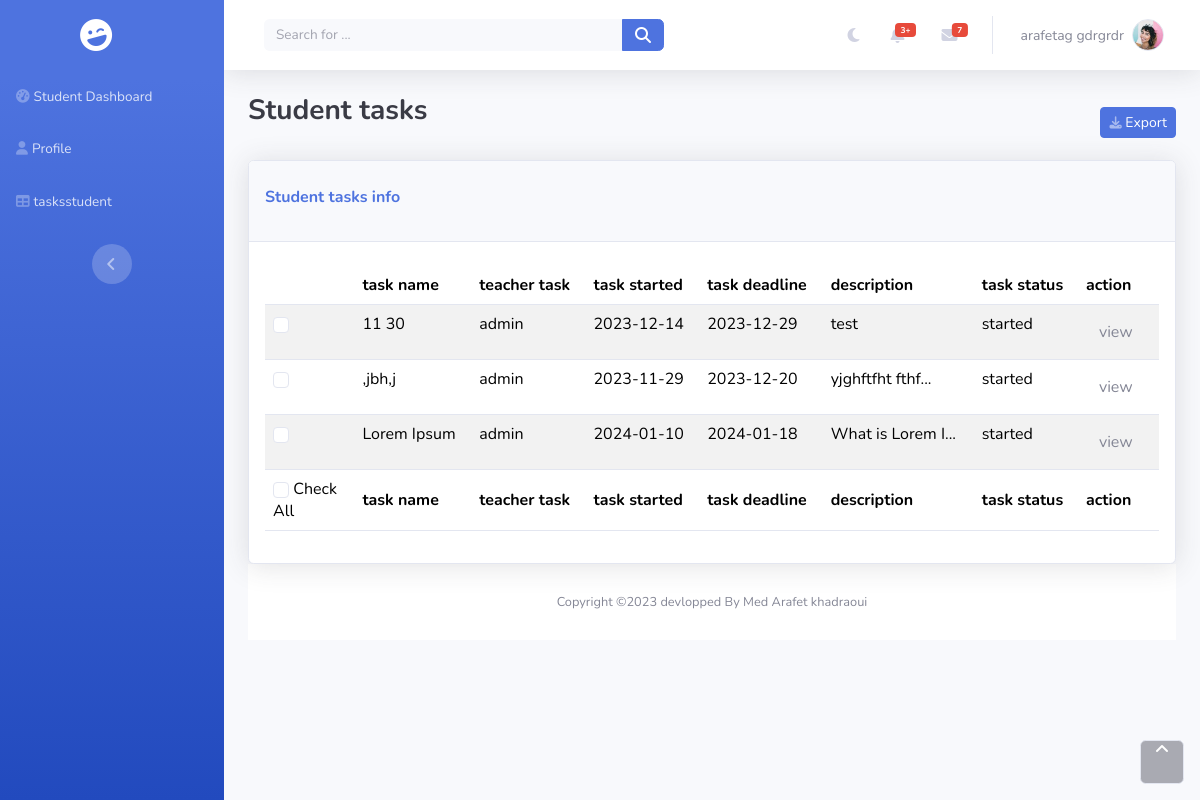
Screenshot of /studenttask.php (signed in) with the database file from the repository.
### tables this page shows
CREATE TABLE `student_tasks` (
  `id` int(11) NOT NULL,
  `student_id` int(11) DEFAULT NULL,
  `teacher_name` varchar(255) DEFAULT NULL,
  `task_id` int(11) DEFAULT NULL,
  `task_status` varchar(255) DEFAULT NULL,
  `work` text NOT NULL
);

CREATE TABLE `tasks` (
  `id_tasks` int(11) NOT NULL,
  `description` text NOT NULL,
  `id_teachertask` int(11) DEFAULT NULL,
  `id_groupetask` int(11) DEFAULT NULL,
  `teachertask_name` varchar(255) DEFAULT NULL,
  `task_started` date DEFAULT NULL,
  `task_deadline` date DEFAULT NULL,
  `task_title` text DEFAULT NULL,
  `status` varchar(20) DEFAULT 'started'
);

### studenttask.php (the view, shortened to what this page needs)
<?php
include 'config.php';
$email=$_SESSION['email'];
if ($_SESSION['role'] == 'superadmin'){
    $username="admin";
    $firstname="admin";
    $lastname="admin";
    $mat="admin";
}else  {
    if ($_SESSION['role'] == 'student')
        $query= "SELECT * FROM students WHERE email ='$email'";
    elseif ($_SESSION['role'] == 'teacher')
        $query= "SELECT * FROM teachers WHERE email ='$email'";
    $result = mysqli_query($conn, $query);
}
$userId = $_SESSION['id'];
$username = $_SESSION['username'];
$sql = "SELECT * FROM tasks
        INNER JOIN student_tasks ON tasks.id_tasks = student_tasks.task_id
        WHERE student_tasks.student_id = ?";
$stmt = $conn->prepare($sql);
$stmt->bind_param("i", $userId);
if ($stmt->execute()){
    $result = $stmt->get_result();
}
?>
<?php include 'head.php'; ?>
<body id="page-top">
    <div id="wrapper" >
        <?php include 'navbar.php'; ?>
        <div class="d-flex flex-column" id="content-wrapper">
            <div id="content">
            <nav class="navbar navbar-expand bg-white shadow mb-4 topbar static-top navbar-light">
                <div class="container-fluid"><button class="btn btn-link d-md-none rounded-circle me-3" id="sidebarToggleTop" type="button"><i class="fas fa-bars"></i></button>
                    <form class="d-none d-sm-inline-block me-auto ms-md-3 my-2 my-md-0 mw-100 navbar-search">
                        <div class="input-group"><input class="bg-light form-control border-0 small" type="text" placeholder="Search for ..."><button class="btn btn-primary py-0" type="button"><i class="fas fa-search"></i></button></div>
                    </form>
                    <ul class="navbar-nav flex-nowrap ms-auto">
                        <li class="nav-item "  >
                            <a class="nav-link" id="darkbtn" href="#"><i class="fas fa-moon" id="moon"></i> <i id="sun" class="fas fa-sun" hidden></i></a>
                        </li>
                        <li class="nav-item dropdown no-arrow mx-1">
                            <div class="nav-item dropdown no-arrow"><a class="dropdown-toggle nav-link" aria-expanded="false" data-bs-toggle="dropdown" href="#"><span class="badge bg-danger badge-counter">3+</span><i class="fas fa-bell fa-fw"></i></a>
                            </div>
                        </li>
                        <li class="nav-item dropdown no-arrow mx-1">
                            <div class="nav-item dropdown no-arrow"><a class="dropdown-toggle nav-link" aria-expanded="false" data-bs-toggle="dropdown" href="#"><span class="badge bg-danger badge-counter">7</span><i class="fas fa-envelope fa-fw"></i></a>
                            </div>
                        </li>
                        <li class="nav-item dropdown no-arrow">
                            <div class="nav-item dropdown no-arrow"><a class="dropdown-toggle nav-link" aria-expanded="false" data-bs-toggle="dropdown" href="#"><span class="d-none d-lg-inline me-2 text-gray-600 small"><?php echo $username; ?></span><img id="header_image" class=" border rounded-circle img-profile" src="assets/img/avatars/avatar1.jpeg"></a>
                            </div>
                        </li>
                    </ul>
                </div>
            </nav>
                <div  class="container-fluid main " >
                    <div class="d-sm-flex justify-content-between align-items-center mb-2">
                        <h3 class="text-dark mb-4 fw-bold">Student tasks</h3>
                        <a class="btn btn-primary btn-sm d-none d-sm-inline-block " role="button" href="#"><i class="fas fa-download fa-sm text-white-50"></i> Export</a>
                    </div>
                    <div class="card shadow">
                        <div class="card-header py-3 flex-row justify-content-between align-items-center">
                            <div class="col-auto float-start pt-2">
                                <p class="text-primary fw-bold">Student tasks info</p>
                            </div>
                        </div>
                        <div class="card-body">
                            <div class="table-responsive table mt-2"  role="grid" >
                                <table class="table my-0 table-striped" id="tabletasks">
                                    <thead>
                                        <tr>
                                            <th style="width: 10%;" ></th>
                                            <th>task name</th>
                                            <th>teacher task</th>
                                            <th>task started</th>
                                            <th>task deadline</th>
                                            <th>description</th>
                                            <th>task status</th>
                                            <th>action</th>
                                        </tr>
                                    </thead>
                                    <tbody>
                                    <?php
                                        if ($result->num_rows > 0) {
                                            while($row = $result->fetch_assoc()) {
                                                $description = $row["description"];
                                                $shortDescription = substr($description, 0, 15);
                                                if (strlen($description) > 15) {
                                                    $shortDescription .= "...";
                                                }
                                                echo '<tr>
                                                        <td><input class="form-check-input" type="checkbox" /></td>
                                                        <td>' . $row["task_title"].
                                                        '</td><td>' . $row["teachertask_name"].
                                                        '</td><td>' . $row["task_started"].
                                                        '</td><td>' . $row["task_deadline"].
                                                        '</td><td>' . $shortDescription.
                                                        '</td><td>' . $row["task_status"].
                                                        '</td><td><button type="button" class="btn view-btn" id='.$row["id_tasks"].' data-group-id="'.$row["id"].'"onclick="onview('.$row["id_tasks"].')"><i class=\"fa-sharp fa-solid fa-pen-to-square\"></i> view</button></td>
                                                      </tr>';
                                            }
                                        }
                                        else{
                                            echo" no homework ";
                                        }
                                    ?>
                                    </tbody>
                                    <tfoot>
                                        <tr>
                                            <td class="col"><input id="check-all" class="form-check-input" type="checkbox" /> Check All</td>
                                            <td><strong>task name</strong></td>
                                            <td><strong>teacher task</strong></td>
                                            <td><strong>task started</strong></td>
                                            <td><strong>task deadline</strong></td>
                                            <td><strong>description</strong></td>
                                            <td><strong>task status</strong></td>
                                            <td><strong>action</strong></td>
                                        </tr>
                                    </tfoot>
                                </table>
                            </div>
                        </div>
                    </div>
                    <footer class="bg-white sticky-footer">
                        <div class="container my-auto">
                            <div class="text-center my-auto copyright"><span>Copyright ©2023 devlopped By Med Arafet khadraoui</span></div>
                        </div>
                    </footer>
                </div>
                </div>
            </div>
            <a class="border rounded d-inline scroll-to-top" href="#page-top"><i class="fas fa-angle-up"></i></a>
        </div>
</body>
</html>

### rows the page displays
student_tasks: task.task_title "11 30", task.teachertask_name "admin", task.task_started "2023-12-14", task.task_deadline "2023-12-29", task.description "test", task_status "started"
student_tasks: task.task_title ",jbh,j", task.teachertask_name "admin", task.task_started "2023-11-29", task.task_deadline "2023-12-20", task.description "yjghftfht fthf...", task_status "started"
student_tasks: task.task_title "Lorem Ipsum", task.teachertask_name "admin", task.task_started "2024-01-10", task.task_deadline "2024-01-18", task.description "What is Lorem I...", task_status "started"

### other values shown
$username "arafetag gdrgrdr"
